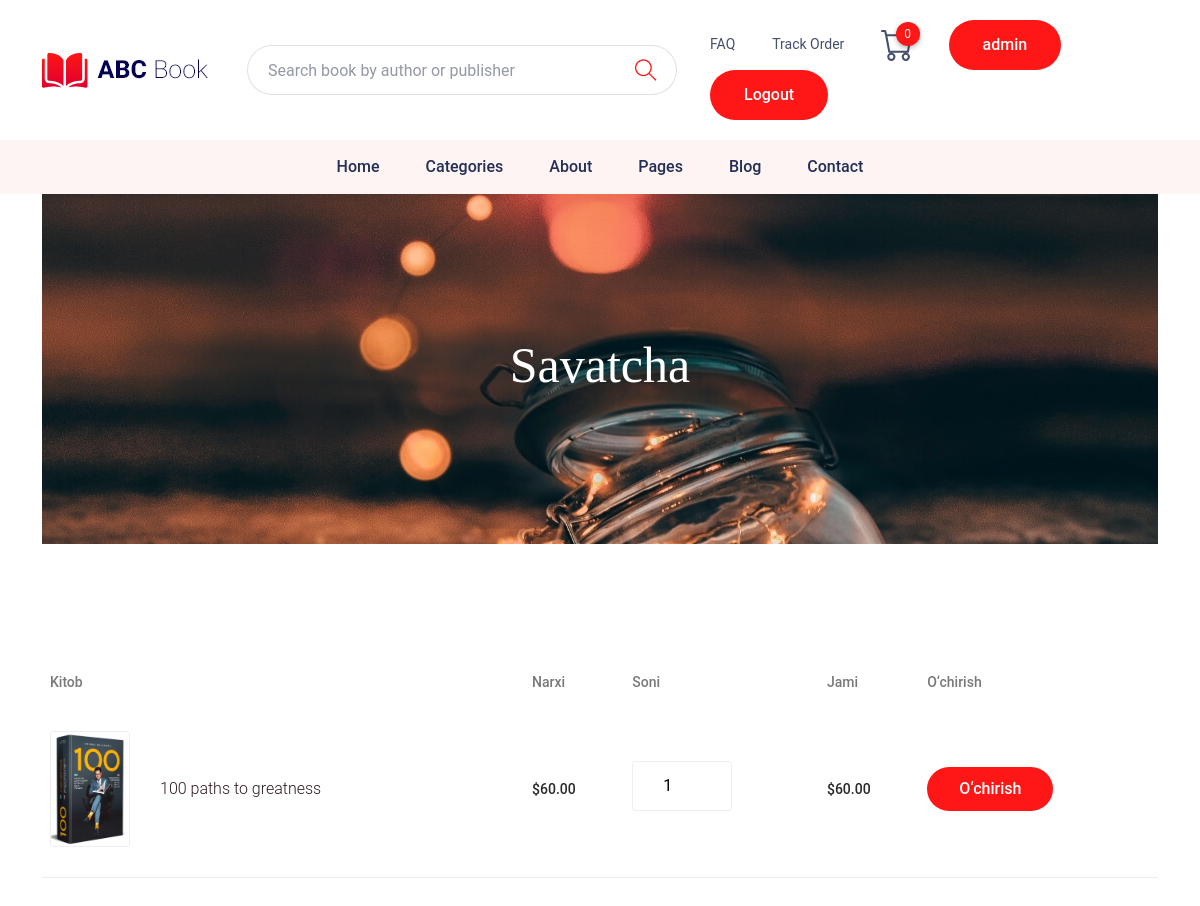
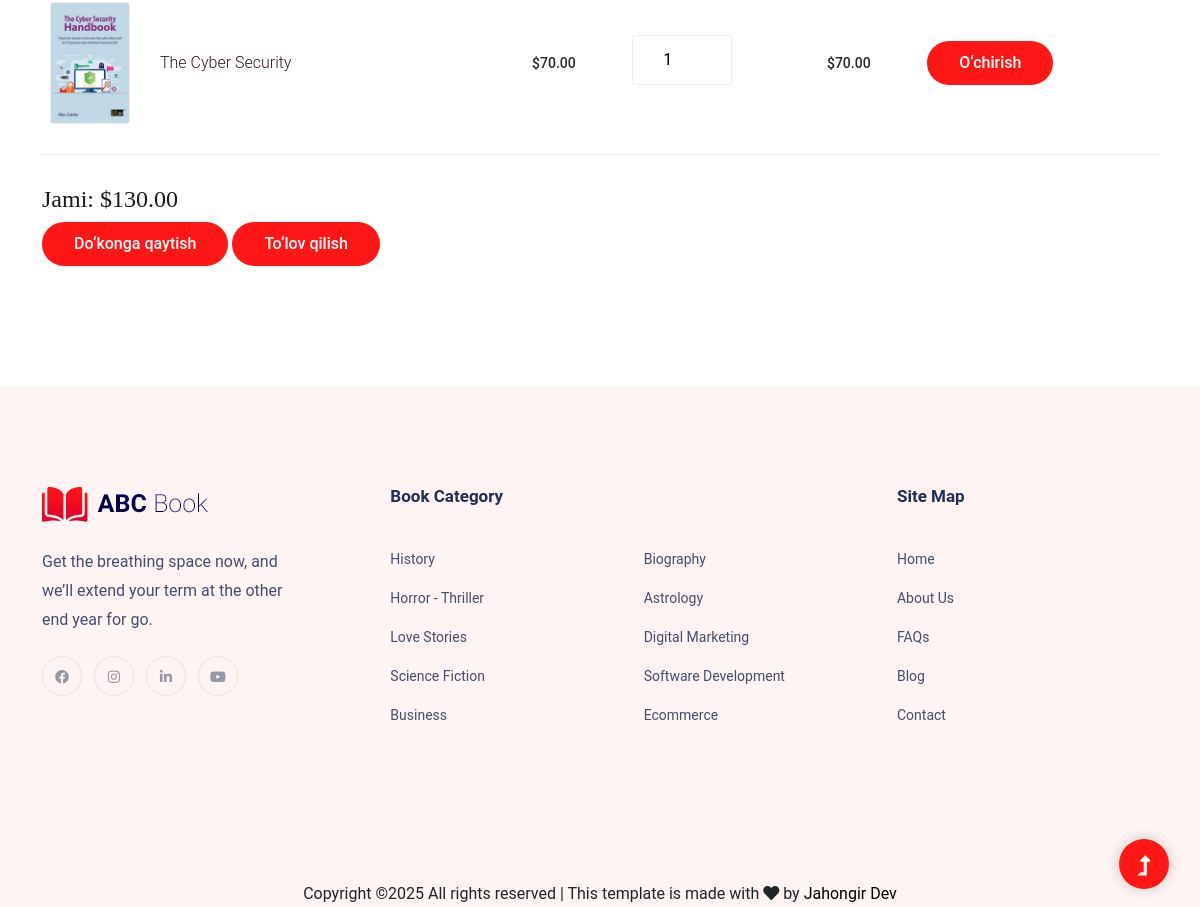
/cart/ (signed in), run on the app's committed database (2 pictures, top to bottom).
### home/models.py (models this page shows, shortened)
class User(AbstractUser):
    ROLE_CHOICES = (
        ('admin', 'Admin'),
        ('librarian', 'Kutubxonachi'),
        ('reader', 'Kitob o‘quvchi'),
    )
    role = models.CharField(max_length=10, choices=ROLE_CHOICES, default='reader')
    phone = models.CharField(max_length=20, null=True, blank=True)  # Unique olib tashlandi
    address = models.TextField(null=True, blank=True)

class Cart(models.Model):
    user = models.ForeignKey(User, on_delete=models.CASCADE)  # Foydalanuvchi
    book = models.ForeignKey(Book, on_delete=models.CASCADE)  # Kitob
    quantity = models.PositiveIntegerField(default=1)  # Soni
    added_at = models.DateTimeField(auto_now_add=True)  # Qo‘shilgan vaqt
    def total_price(self):
        return self.quantity * self.book.price  # Jami narx

class Book(models.Model):
    FORMAT_CHOICES = (
        ('paper', 'Qog‘oz'),
        ('pdf', 'PDF'),
        ('audio', 'Audiokitob'),
    )
    title = models.CharField(max_length=255)
    author = models.CharField(max_length=255)
    category = models.ForeignKey(Category, on_delete=models.SET_NULL, null=True, blank=True)  # To‘g‘rilandi
    library_branch = models.ForeignKey(LibraryBranch, on_delete=models.CASCADE)
    total_copies = models.PositiveIntegerField(default=1)
    available_copies = models.PositiveIntegerField(default=1)
    image = models.ImageField(upload_to='images/book/', null=True, blank=True)
    isbn = models.CharField(max_length=13, unique=True, null=True, blank=True)
    publication_year = models.PositiveIntegerField(null=True, blank=True)
    language = models.CharField(max_length=50, null=True, blank=True)
    format = models.CharField(max_length=10, choices=FORMAT_CHOICES, default='paper')
    price = models.DecimalField(max_digits=8, decimal_places=2, null=True, blank=True)
    added_date = models.DateTimeField(auto_now_add=True)
    is_popular = models.BooleanField(default=False)

### home/views.py (the view)
# urls.py: path('cart/', cart_page, name='cart'),
@login_required(login_url='login')
def cart_page(request):
    cart_items = Cart.objects.filter(user=request.user)
    total_price = sum(item.total_price() for item in cart_items)
    context = {
        'cart_items': cart_items,
        'total_price': total_price
    }
    return render(request, 'cart.html', context)

### home/templates/cart.html
{% extends 'index.html' %}
{% load static %}
{% block content %}
<div class="container">
    <div class="row">
        <div class="col-xl-12">
            <div class="slider-area">
                <div class="slider-height2 slider-bg5 d-flex align-items-center justify-content-center">
                    <div class="hero-caption hero-caption2">
                        <h2>Savatcha</h2>
                    </div>
                </div>
            </div>
        </div>
    </div>
</div>
<section class="cart_area section-padding">
    <div class="container">
        <div class="cart_inner">
            <div class="table-responsive">
                <table class="table">
                    <thead>
                    <tr>
                        <th>Kitob</th>
                        <th>Narxi</th>
                        <th>Soni</th>
                        <th>Jami</th>
                        <th>O‘chirish</th>
                    </tr>
                    </thead>
                    <tbody>
                    {% for item in cart_items %}
                    <tr>
                        <td>
                            <div class="media">
                                <div class="d-flex">
                                    <img src="{{ item.book.image.url }}" alt="{{ item.book.title }}" width="80">
                                </div>
                                <div class="media-body">
                                    <p>{{ item.book.title }}</p>
                                </div>
                            </div>
                        </td>
                        <td>
                            <h5>${{ item.book.price }}</h5>
                        </td>
                        <td>
                            <div class="product_count">
                                <input class="input-number" type="text" value="{{ item.quantity }}" readonly>
                            </div>
                        </td>
                        <td>
                            <h5>${{ item.total_price }}</h5>
                        </td>
                        <td>
                            <a href="{% url 'remove-from-cart' item.id %}" class="btn btn-danger">O‘chirish</a>
                        </td>
                    </tr>
                    {% empty %}
                    <tr>
                        <td colspan="5" class="text-center">
                            <h5>Savatchangiz bo‘sh!</h5>
                        </td>
                    </tr>
                    {% endfor %}
                    </tbody>
                </table>
                <div class="checkout_btn_inner float-right">
                    <h4>Jami: ${{ total_price }}</h4>
                    <a class="btn" href="{% url 'index' %}">Do‘konga qaytish</a>
                    <a class="btn checkout_btn" href="{% url 'checkout' %}">To‘lov qilish</a>
                </div>
            </div>
        </div>
    </div>
</section>
{% endblock %}

### home/templates/index.html (shortened to what this page needs)
<!doctype html>
{% load static %}
<html class="no-js" lang="zxx">
<head>
    <link rel="stylesheet" href="{% static 'css/bootstrap.min.css' %}">
    <link rel="stylesheet" href="{% static 'css/owl.carousel.min.css' %}">
    <link rel="stylesheet" href="{% static 'css/slicknav.css' %}">
    <link rel="stylesheet" href="{% static 'css/animate.min.css' %}">
    <link rel="stylesheet" href="{% static 'css/price_rangs.css' %}">
    <link rel="stylesheet" href="{% static 'css/magnific-popup.css' %}">
    <link rel="stylesheet" href="{% static 'css/fontawesome-all.min.css' %}">
    <link rel="stylesheet" href="{% static 'css/themify-icons.css' %}">
    <link rel="stylesheet" href="{% static 'css/slick.css' %}">
    <link rel="stylesheet" href="{% static 'css/nice-select.css' %}">
    <link rel="stylesheet" href="{% static 'css/style.css' %}">
</head>
<body>
<header>
    <div class="header-area">
        <div class="main-header ">
            <div class="header-top ">
                <div class="container">
                    <div class="row">
                        <div class="col-xl-12">
                            <div class="d-flex justify-content-between align-items-center flex-sm">
                                <div class="header-info-left d-flex align-items-center">
                                    <div class="logo">
                                        <a href="{% url 'index2' %}"><img src="{% static 'img/logo/logo.png' %}" alt=""></a>
                                    </div>
                                    <form action="#" class="form-box">
                                        <input type="text" name="Search"
                                               placeholder="Search book by author or publisher">
                                        <div class="search-icon">
                                            <i class="ti-search"></i>
                                        </div>
                                    </form>
                                </div>
                                <div class="header-info-right d-flex align-items-center">
                                    <ul>
                                        <li><a href="#">FAQ</a></li>
                                        <li><a href="#">Track Order</a></li>
                                        <li class="shopping-card">
                                            <a href="{% url 'cart' %}">
                                                <img src="{% static 'img/icon/cart.svg' %}" alt="">
                                            </a>
                                        </li>
                                        {% if request.user.is_authenticated %}
                                        <li><a href="#" class="btn header-btn">{{ request.user.username }}</a></li>
                                        <li><a href="{% url 'logout' %}" class="btn header-btn">Logout</a></li>
                                        {% else %}
                                        <li><a href="{% url 'login' %}" class="btn header-btn">Sign in</a></li>
                                        <li><a href="{% url 'register' %}" class="btn header-btn">Register</a></li>
                                        {% endif %}
                                    </ul>
                                </div>
                            </div>
                        </div>
                    </div>
                </div>
            </div>
            <div class="header-bottom  header-sticky">
                <div class="container">
                    <div class="row align-items-center">
                        <div class="col-xl-12">
                            <div class="main-menu text-center d-none d-lg-block">
                                <nav>
                                    <ul id="navigation">
                                        <li><a href="{% url 'index2' %}">Home</a></li>
                                        <li><a href="{% url 'categories' %}">Categories</a></li>
                                        <li><a href="{% url 'about' %}">About</a></li>
                                        <li><a href="#">Pages</a>
                                        </li>
                                        <li><a href="{% url 'blog' %}">Blog</a></li>
                                        <li><a href="{% url 'contact' %}">Contact</a></li>
                                    </ul>
                                </nav>
                            </div>
                        </div>
                    </div>
                </div>
            </div>
        </div>
    </div>
</header>
<main>
    {% block content %}{% endblock %}
</main>
<footer>
    <div class="footer-wrappper section-bg">
        <div class="footer-area footer-padding">
            <div class="container">
                <div class="row justify-content-between">
                    <div class="col-xl-3 col-lg-5 col-md-4 col-sm-6">
                        <div class="single-footer-caption mb-50">
                            <div class="single-footer-caption mb-30">
                                <div class="footer-logo mb-25">
                                    <a href="{% url 'index2' %}"><img src="{% static 'img/logo/logo2_footer.png' %}"
                                                                      alt=""></a>
                                </div>
                                <div class="footer-tittle">
                                    <div class="footer-pera">
                                        <p>Get the breathing space now, and we’ll extend your term at the other end year
                                            for go.</p>
                                    </div>
                                </div>
                                <div class="footer-social">
                                    <a href="https://www.facebook.com/groups/world.pythonDevelopers", target="_blank"><i class="fab fa-facebook"></i></a>
                                    <a href="#"><i class="fab fa-instagram"></i></a>
                                    <a href="#"><i class="fab fa-linkedin-in"></i></a>
                                    <a href="#"><i class="fab fa-youtube"></i></a>
                                </div>
                            </div>
                        </div>
                    </div>
                    <div class="col-xl-2 col-lg-3 col-md-4 col-sm-5">
                        <div class="single-footer-caption mb-50">
                            <div class="footer-tittle">
                                <h4>Book Category</h4>
                                <ul>
                                    <li><a href="#">History</a></li>
                                    <li><a href="#">Horror - Thriller</a></li>
                                    <li><a href="#">Love Stories</a></li>
                                    <li><a href="#">Science Fiction</a></li>
                                    <li><a href="#">Business</a></li>
                                </ul>
                            </div>
                        </div>
                    </div>
                    <div class="col-xl-2 col-lg-3 col-md-4 col-sm-6">
                        <div class="single-footer-caption mb-50">
                            <div class="footer-tittle">
                                <h4>&nbsp;</h4>
                                <ul>
                                    <li><a href="#">Biography</a></li>
                                    <li><a href="#">Astrology</a></li>
                                    <li><a href="#">Digital Marketing</a></li>
                                    <li><a href="#">Software Development</a></li>
                                    <li><a href="#">Ecommerce</a></li>
                                </ul>
                            </div>
                        </div>
                    </div>
                    <div class="col-xl-3 col-lg-4 col-md-4 col-sm-6">
                        <div class="single-footer-caption mb-50">
                            <div class="footer-tittle">
                                <h4>Site Map</h4>
                                <ul class="mb-20">
                                    <li><a href="#">Home</a></li>
                                    <li><a href="#">About Us</a></li>
                                    <li><a href="#">FAQs</a></li>
                                    <li><a href="#">Blog</a></li>
                                    <li><a href="#">Contact</a></li>
                                </ul>
                            </div>
                        </div>
                    </div>
                </div>
            </div>
        </div>
        <div class="footer-bottom-area">
            <div class="container">
                <div class="footer-border">
                    <div class="row d-flex align-items-center">
                        <div class="col-xl-12 ">
                            <div class="footer-copy-right text-center">
                                Copyright &copy;<script>document.write(new Date().getFullYear());</script>
                                All rights reserved | This template is made with <i class="fa fa-heart color-danger"
                                                                                    aria-hidden="true"></i> by <a
                                    href="https://colorlib.com/" style="color: black" target="_blank"
                                    rel="nofollow noopener">Jahongir Dev</a>
                            </div>
                        </div>
                    </div>
                </div>
            </div>
        </div>
    </div>
</footer>
<div id="back-top">
    <a title="Go to Top" href="#"> <i class="fas fa-level-up-alt"></i></a>
</div>
</body>
</html>

### data on the page
User: user.username "admin"
Cart: book.image (picture), book "100 paths to greatness", book.price "60.00", quantity "1", total_price "60.00"
Cart: book.image (picture), book "The Cyber Security", book.price "70.00", quantity "1", total_price "70.00"

### other printed values
{{ total_price }} "130.00"
